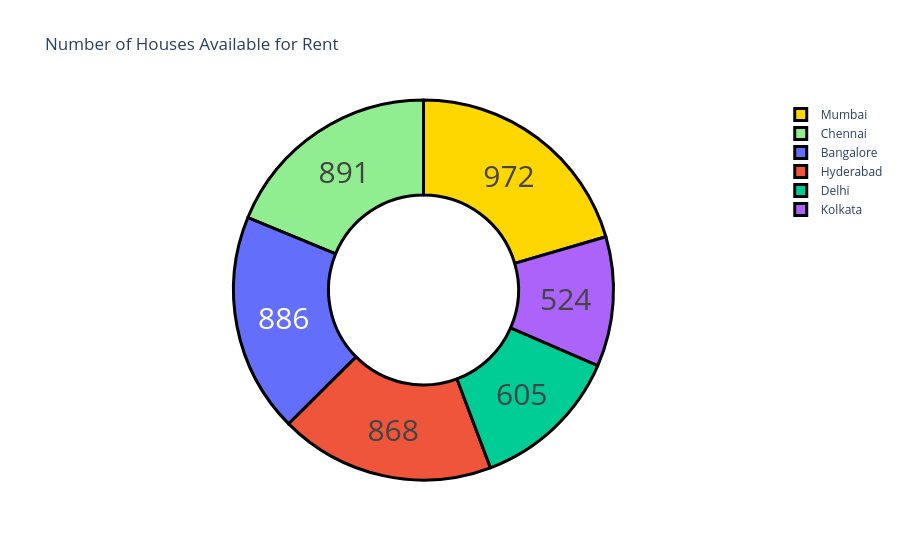

The notebook cell this image was saved under:
### Code cell
cities = data["City"].value_counts()
label = cities.index
counts = cities.values
colors = ['gold','lightgreen']

fig = go.Figure(data=[go.Pie(labels=label, values=counts, hole=0.5)])
fig.update_layout(title_text='Number of Houses Available for Rent')
fig.update_traces(hoverinfo='label+percent', textinfo='value', textfont_size=30,
                  marker=dict(colors=colors, line=dict(color='black', width=3)))
fig.show()

### Figure 1 — Plotly figure (JSON) as saved in the notebook; plotly's stock layout.template omitted (floating-point values rounded to 4 significant figures)
{"data": [{"hole": 0.5, "hoverinfo": "label+percent", "labels": ["Mumbai", "Chennai", "Bangalore", "Hyderabad", "Delhi", "Kolkata"], "marker": {"colors": ["gold", "lightgreen"], "line": {"color": "black", "width": 3}}, "textfont": {"size": 30}, "textinfo": "value", "type": "pie", "values": [972, 891, 886, 868, 605, 524]}], "layout": {"title": {"text": "Number of Houses Available for Rent"}}}
